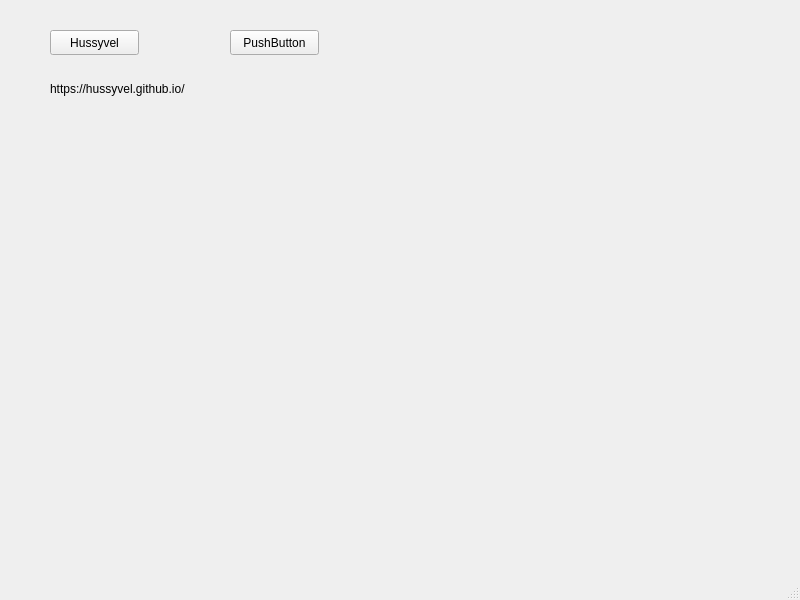
<?xml version="1.0" encoding="UTF-8"?>
<ui version="4.0">
 <class>MainWindow</class>
 <widget class="QMainWindow" name="MainWindow">
  <property name="geometry">
   <rect>
    <x>0</x>
    <y>0</y>
    <width>800</width>
    <height>600</height>
   </rect>
  </property>
  <property name="windowTitle">
   <string>MainWindow</string>
  </property>
  <widget class="QWidget" name="centralwidget">
   <widget class="QPushButton" name="pushButton">
    <property name="geometry">
     <rect>
      <x>50</x>
      <y>30</y>
      <width>89</width>
      <height>25</height>
     </rect>
    </property>
    <property name="text">
     <string>Hussyvel</string>
    </property>
   </widget>
   <widget class="QLabel" name="label">
    <property name="geometry">
     <rect>
      <x>50</x>
      <y>80</y>
      <width>211</width>
      <height>17</height>
     </rect>
    </property>
    <property name="text">
     <string>https://hussyvel.github.io/</string>
    </property>
   </widget>
   <widget class="QPushButton" name="pushButton_2">
    <property name="geometry">
     <rect>
      <x>230</x>
      <y>30</y>
      <width>89</width>
      <height>25</height>
     </rect>
    </property>
    <property name="text">
     <string>PushButton</string>
    </property>
   </widget>
  </widget>
  <widget class="QMenuBar" name="menubar">
   <property name="geometry">
    <rect>
     <x>0</x>
     <y>0</y>
     <width>800</width>
     <height>22</height>
    </rect>
   </property>
  </widget>
  <widget class="QStatusBar" name="statusbar"/>
 </widget>
 <resources/>
 <connections/>
</ui>
